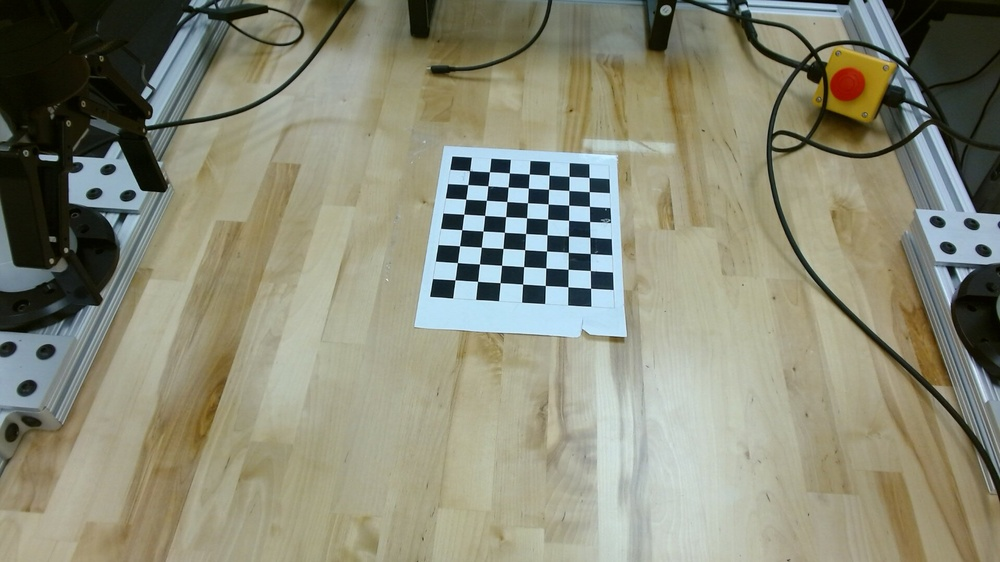
#> input picture images/test.jpg, 1000 x 562 px, shrunk from 1920 x 1080 before the run
$ python 2CheckertoCam.py
#> lines starting #> are read from the running program, lines starting #| are printed output that depends on the picture; long printed decimals are rounded
import cv2
import numpy as np

CHECKERBOARD = (7, 8)
SQUARE_SIZE = 0.025

# Your intrinsic result
camera_matrix = np.array([
    [1.43553840e+03, 0, 9.52110915e+02],
    [0, 1.44008973e+03, 5.19050486e+02],
    [0, 0, 1]
], dtype=np.float32)

dist_coeffs = np.array([
    [0.09119437, -0.50490922, -0.00144585, 0.00378291, 1.05208589]
], dtype=np.float32)

# Create 3D checkerboard points
objp = np.zeros((CHECKERBOARD[0] * CHECKERBOARD[1], 3), np.float32)
objp[:, :2] = np.mgrid[
    0:CHECKERBOARD[0],
    0:CHECKERBOARD[1]
].T.reshape(-1, 2)

objp = objp * SQUARE_SIZE

# Load image
img = cv2.imread("./images/test.jpg")
#> img is the input picture: shape (562, 1000, 3); mean B, G, R 119.1, 138.5, 138
gray = cv2.cvtColor(img, cv2.COLOR_BGR2GRAY)
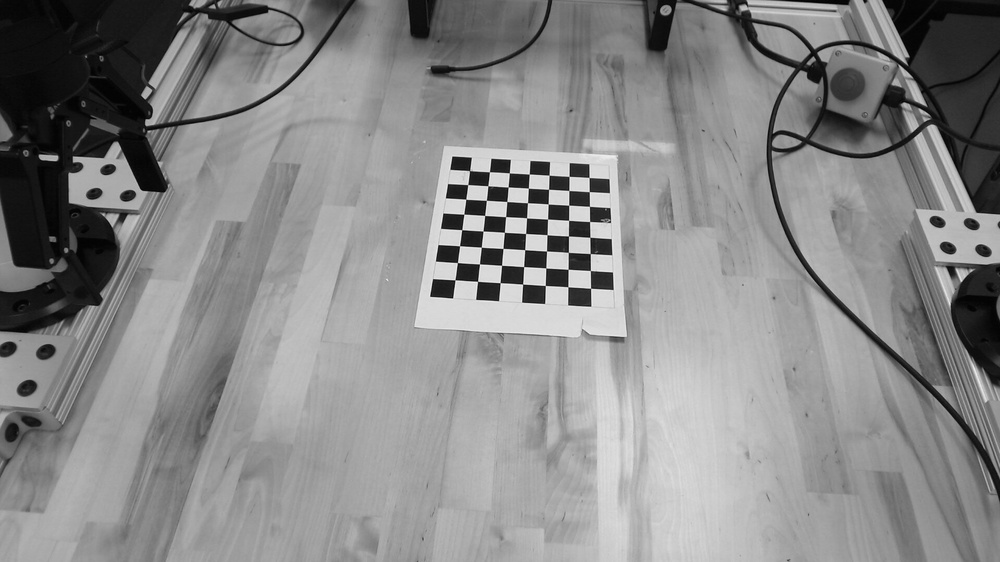
#> gray: shape (562, 1000); min 0, max 248, mean 136.1

# Find checkerboard corners
ret, corners = cv2.findChessboardCorners(gray, CHECKERBOARD, None)
#> ret = True; corners = 56 rows, first 8: [469.5, 170.6], [489.4, 171.8], [509.3, 172.9], [529.3, 174], [549.1, 175.1], [569, 176.4], [589, 177.5], [467.7, 184.6]

if ret:
    corners2 = cv2.cornerSubPix(
        gray,
        corners,
        (11, 11),
        (-1, -1),
        criteria=(cv2.TERM_CRITERIA_EPS + cv2.TERM_CRITERIA_MAX_ITER, 30, 0.001)
    )
#> corners2 = 56 rows, first 8: [469.6, 170.6], [489.5, 171.7], [509.4, 172.9], [529.2, 174], [549, 175.2], [569.1, 176.4], [589.1, 177.5], [467.8, 184.6]

    # The first detected inner corner corresponds to objp[0] = (0, 0, 0).
    origin = tuple(np.round(corners2[0, 0]).astype(int))
#> origin = (470, 171)
    cv2.circle(img, origin, 10, (0, 0, 255), -1)
    cv2.putText(img, "Origin (0,0,0)", (origin[0] + 15, origin[1]),
                cv2.FONT_HERSHEY_SIMPLEX, 0.7, (0, 0, 255), 2)
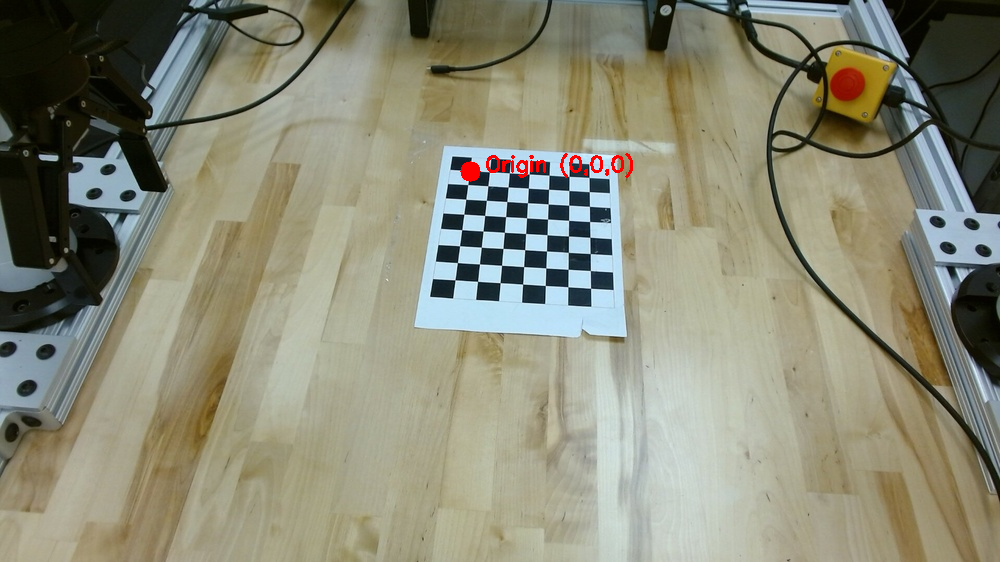
#> img: shape (562, 1000, 3); mean B, G, R 118.7, 138.1, 138.3

    # Estimate extrinsic
    success, rvec, tvec = cv2.solvePnP(
        objp,
        corners2,
        camera_matrix,
        dist_coeffs
    )
#> success = True; rvec = [-0.53, -0.223, -0.045]; tvec = [-0.603, -0.433, 1.79]

    R, _ = cv2.Rodrigues(rvec)
#> R = [[0.975, 0.0999, -0.199], [0.0148, 0.863, 0.506], [0.222, -0.496, 0.839]]

    print("Rotation vector:")
    print(rvec)
#| [[-0.5297]
#|  [-0.2228]
#|  [-0.04499]]

    print("Rotation matrix:")
    print(R)
#| [[ 0.9749  0.09992 -0.199]
#|  [ 0.01485  0.8626  0.5057]
#|  [ 0.2222 -0.496  0.8394]]

    print("Translation vector:")
    print(tvec)
#| [[-0.6032]
#|  [-0.4328]
#|  [ 1.789]]

    cv2.namedWindow("Checkerboard origin", cv2.WINDOW_NORMAL)
    cv2.imshow("Checkerboard origin", img)
    print("Press any key in the image window to close it.")
    cv2.waitKey(0)
    cv2.destroyAllWindows()

else:
    print("Checkerboard not found.")

$ run again, with images/2026-10-06-145733.jpg copied over images/test.jpg
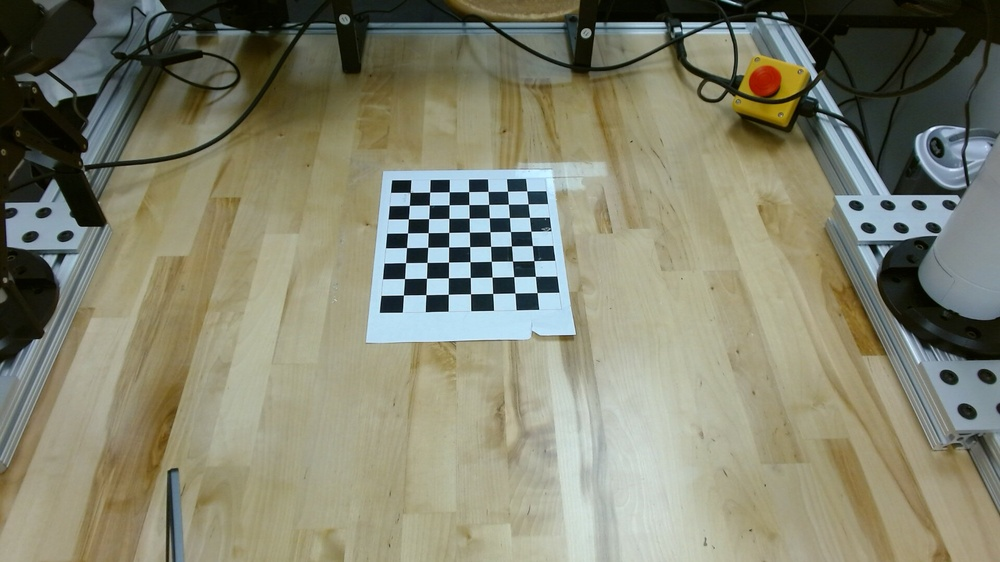
#> input picture images/2026-10-06-145733.jpg, 1000 x 562 px, shrunk from 1920 x 1080 before the run
#> img is the input picture: shape (562, 1000, 3); mean B, G, R 111.2, 131.5, 131.1
#> `gray = cv2.cvtColor(img, cv2.COLOR_BGR2GRAY)`:
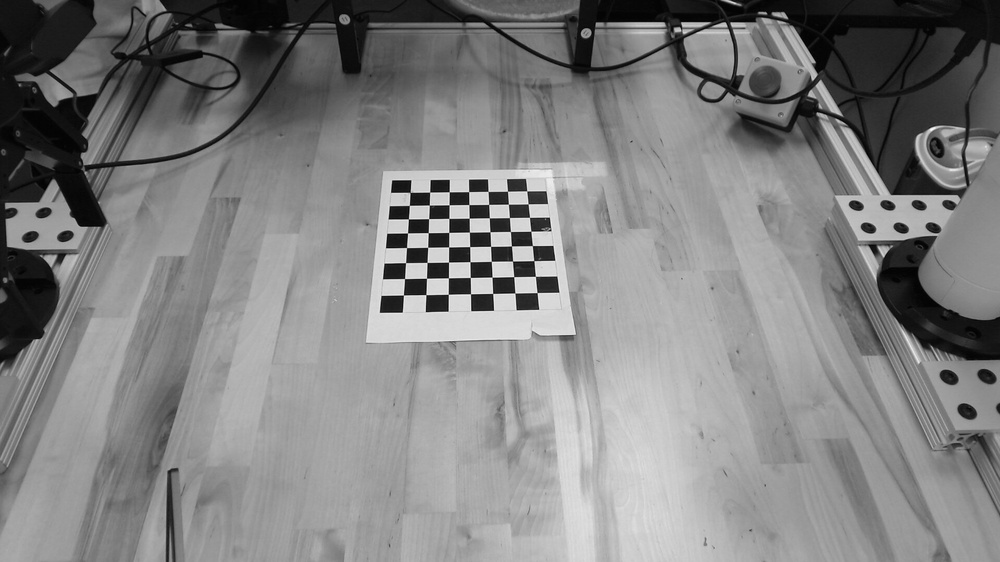
#> gray: shape (562, 1000); min 0, max 249, mean 129
#> ret = True; corners = 56 rows, first 8: [410, 192.4], [429.6, 192.1], [449.2, 191.7], [468.7, 191.6], [488, 191.4], [507.5, 191.2], [526.7, 190.9], [409.4, 205.4]
#> corners2 = 56 rows, first 8: [410.2, 192.3], [429.6, 192.1], [449.3, 191.6], [468.6, 191.6], [488.1, 191.3], [507.5, 191.3], [526.8, 190.7], [409.4, 205.4]
#> origin = (410, 192)
#> `cv2.putText(img, "Origin (0,0,0)", (origin[0] + 15, origin[1]), cv2.FO..`:
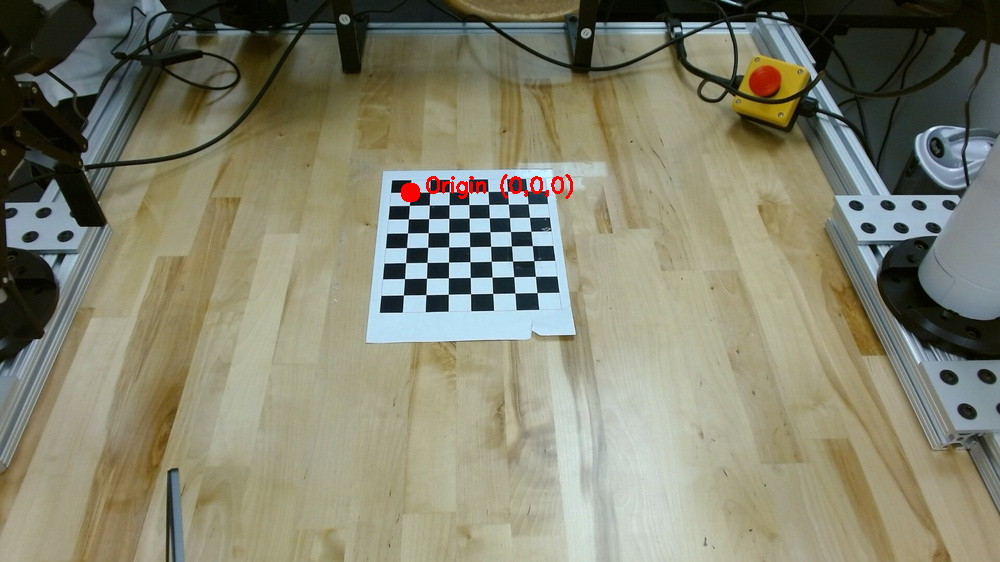
#> img: shape (562, 1000, 3); mean B, G, R 110.8, 131.1, 131.4
#> success = True; rvec = [-0.579, -0.222, -0.135]; tvec = [-0.696, -0.417, 1.84]
#> R = [[0.967, 0.188, -0.17], [-0.0639, 0.829, 0.555], [0.245, -0.526, 0.814]]
#| [[-0.5787]
#|  [-0.222]
#|  [-0.1349]]
#| [[ 0.9674  0.1881 -0.1697]
#|  [-0.06391  0.8293  0.5551]
#|  [ 0.2451  -0.5262  0.8143]]
#| [[-0.696]
#|  [-0.4166]
#|  [ 1.838]]

$ run again, with images/2026-10-06-150007.jpg copied over images/test.jpg
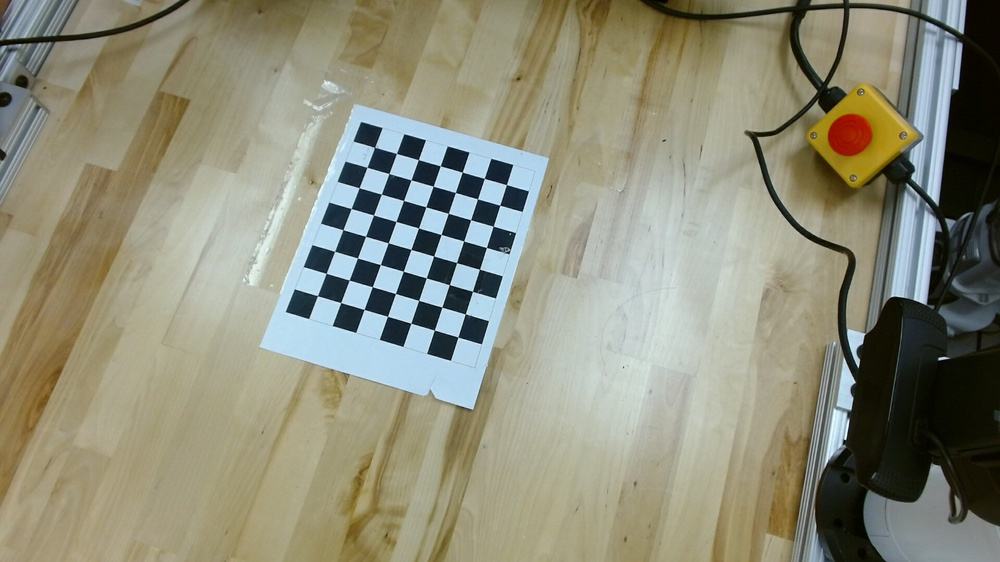
#> input picture images/2026-10-06-150007.jpg, 1000 x 562 px, shrunk from 1920 x 1080 before the run
#> img is the input picture: shape (562, 1000, 3); mean B, G, R 121.9, 141.1, 141.6
#> `gray = cv2.cvtColor(img, cv2.COLOR_BGR2GRAY)`:
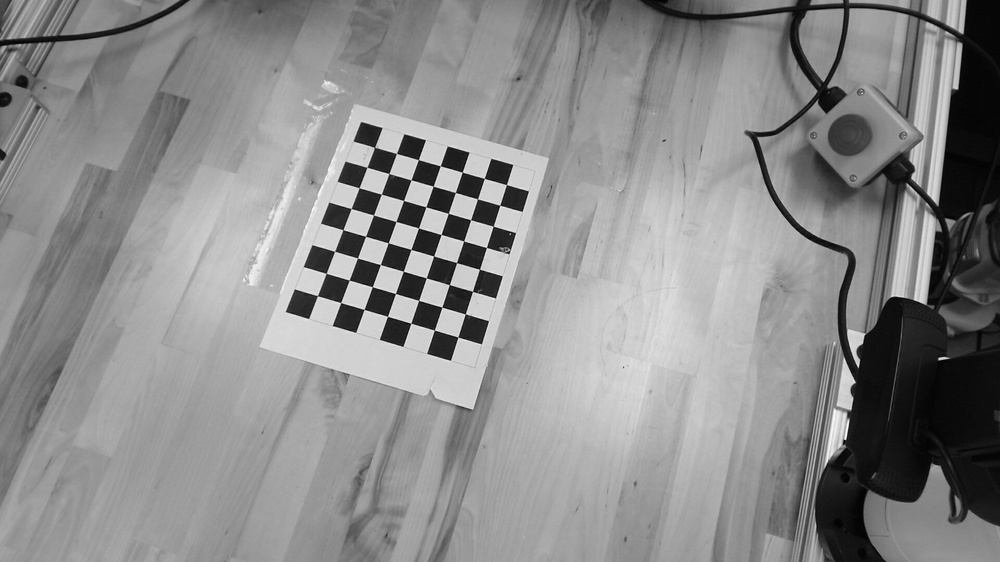
#> gray: shape (562, 1000); min 1, max 253, mean 139.1
#> ret = True; corners = 56 rows, first 8: [374.5, 147.4], [396.4, 153.4], [418.4, 159.6], [440.3, 165.8], [462.2, 172.1], [484.3, 178.4], [506.4, 184.6], [366.9, 167.2]
#> corners2 = 56 rows, first 8: [374.6, 147.3], [396.5, 153.5], [418.3, 159.6], [440.3, 165.8], [462.2, 172.2], [484.3, 178.4], [506.4, 184.6], [367, 167.3]
#> origin = (375, 147)
#> `cv2.putText(img, "Origin (0,0,0)", (origin[0] + 15, origin[1]), cv2.FO..`:
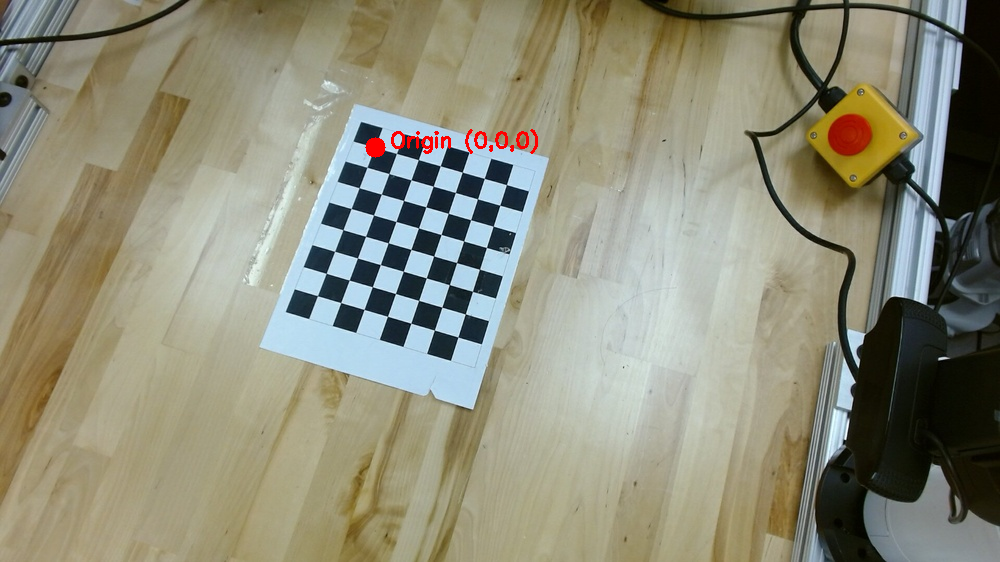
#> img: shape (562, 1000, 3); mean B, G, R 121.5, 140.8, 141.9
#> success = True; rvec = [-0.174, -0.0547, 0.27]; tvec = [-0.626, -0.401, 1.56]
#> R = [[0.962, -0.26, -0.077], [0.27, 0.949, 0.163], [0.0305, -0.178, 0.984]]
#| [[-0.1737]
#|  [-0.05472]
#|  [ 0.2697]]
#| [[ 0.9625 -0.2602 -0.07698]
#|  [ 0.2697  0.949  0.1634]
#|  [ 0.03054 -0.178  0.9836]]
#| [[-0.6261]
#|  [-0.4014 ]
#|  [ 1.557]]

$ run again, with images/2026-10-06-150035.jpg copied over images/test.jpg
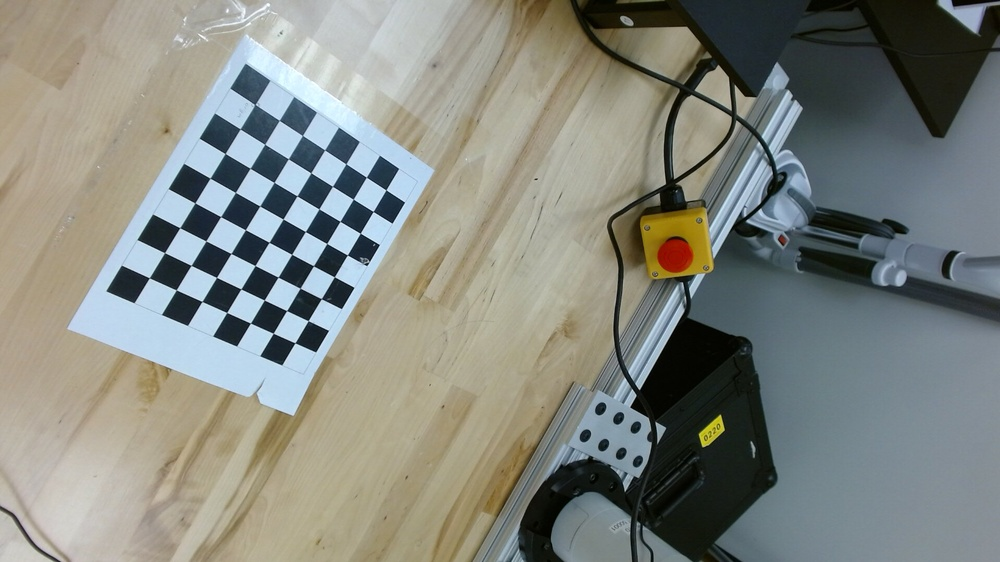
#> input picture images/2026-10-06-150035.jpg, 1000 x 562 px, shrunk from 1920 x 1080 before the run
#> img is the input picture: shape (562, 1000, 3); mean B, G, R 127.4, 134.6, 131.4
#> `gray = cv2.cvtColor(img, cv2.COLOR_BGR2GRAY)`:
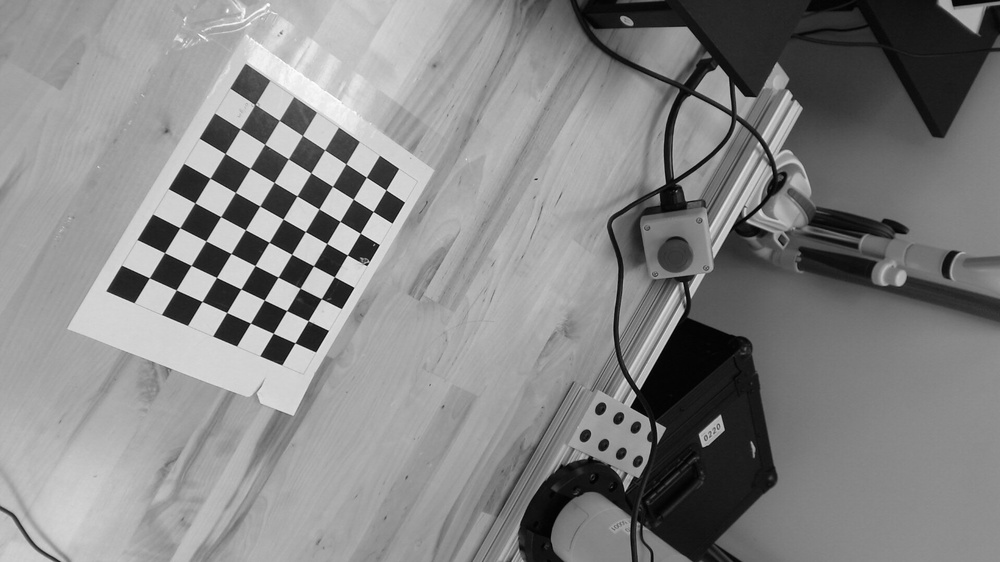
#> gray: shape (562, 1000); min 0, max 254, mean 132.8
#> ret = True; corners = 56 rows, first 8: [254.7, 104.5], [279.3, 120.4], [302.4, 135.4], [324.6, 149.9], [345.8, 163.8], [366.3, 177.2], [385.9, 189.8], [240.1, 128.9]
#> corners2 = 56 rows, first 8: [255, 104.5], [279.3, 120.4], [302.5, 135.4], [324.7, 149.9], [345.9, 163.8], [366.4, 177.2], [385.9, 189.8], [240.2, 129]
#> origin = (255, 105)
#> `cv2.putText(img, "Origin (0,0,0)", (origin[0] + 15, origin[1]), cv2.FO..`:
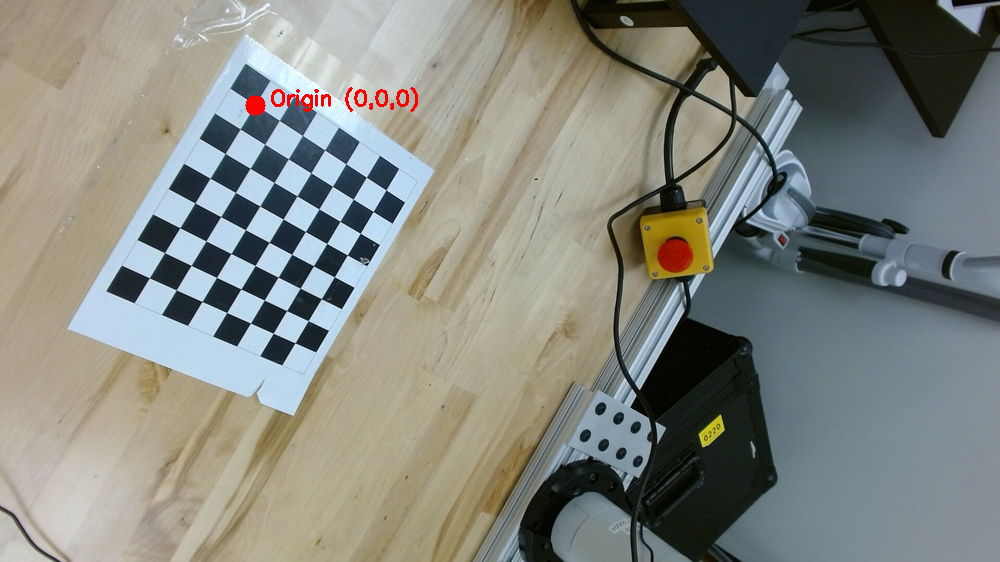
#> img: shape (562, 1000, 3); mean B, G, R 127, 134.1, 131.6
#> success = True; rvec = [0.245, -1.02, 0.495]; tvec = [-0.615, -0.362, 1.27]
#> R = [[0.43, -0.503, -0.749], [0.281, 0.863, -0.419], [0.858, -0.0306, 0.513]]
#| [[ 0.2452]
#|  [-1.015]
#|  [ 0.4954]]
#| [[ 0.4299 -0.5034 -0.7495]
#|  [ 0.281  0.8635 -0.4188]
#|  [ 0.858 -0.03058  0.5127]]
#| [[-0.6148]
#|  [-0.3619]
#|  [ 1.273]]
